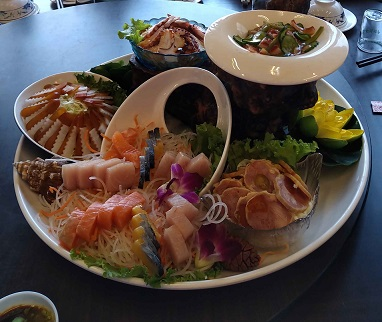
#> input picture pstp/jpg/picadd.jpg, 382 x 322 px, found by its file name
$ python 210327_picadd_03.py
#> lines starting #> are read from the running program, lines starting #| are printed output that depends on the picture
import numpy as np
import cv2

lena = cv2.imread('picadd.jpg', -1)
#> lena is the input picture: shape (322, 382, 3); mean B, G, R 71, 75.3, 85.8
print(lena.shape)
#| (322, 382, 3)
cv2.imshow('lena', lena)

image1 = np.random.randint(0, 256, size=lena.shape, dtype=np.uint8)
image2 = cv2.add(lena, image1)
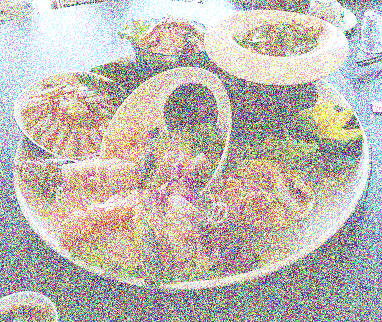
#> image2: shape (322, 382, 3); mean B, G, R 179.3, 184.8, 192.5
image3 = cv2.addWeighted(lena, 0.5, image1, 0.5, 100)
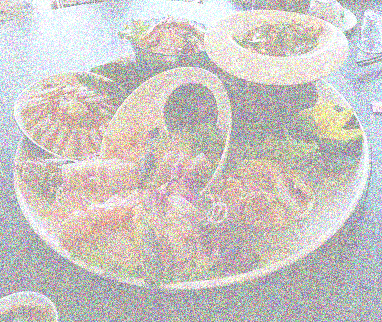
#> image3: shape (322, 382, 3); mean B, G, R 195, 198, 202.9
cv2.imshow('lena2', image2)
cv2.imshow('lena3', image3)
cv2.waitKey()
cv2.destroyAllWindows()

$ run again, with pstp/jpg/LDA_PRESENT.jpg copied over pstp/jpg/picadd.jpg
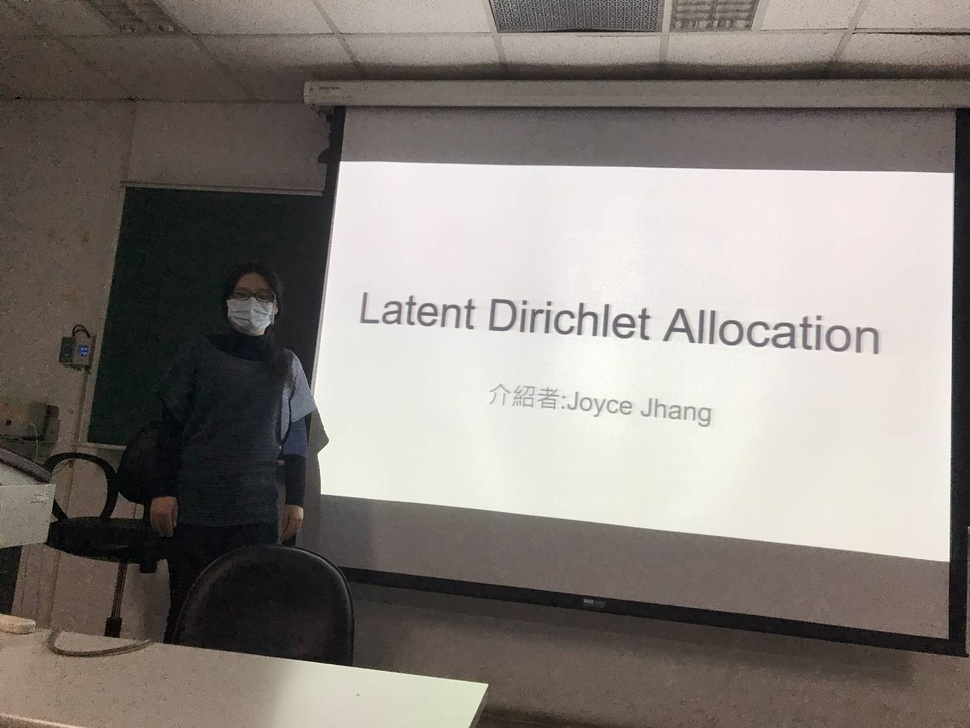
#> input picture pstp/jpg/LDA_PRESENT.jpg, 970 x 728 px, shrunk from 1477 x 1108 before the run, found by its file name
#> lena is the input picture: shape (728, 970, 3); mean B, G, R 123.3, 128.1, 134.4
#| (728, 970, 3)
#> `image2 = cv2.add(lena, image1)`:
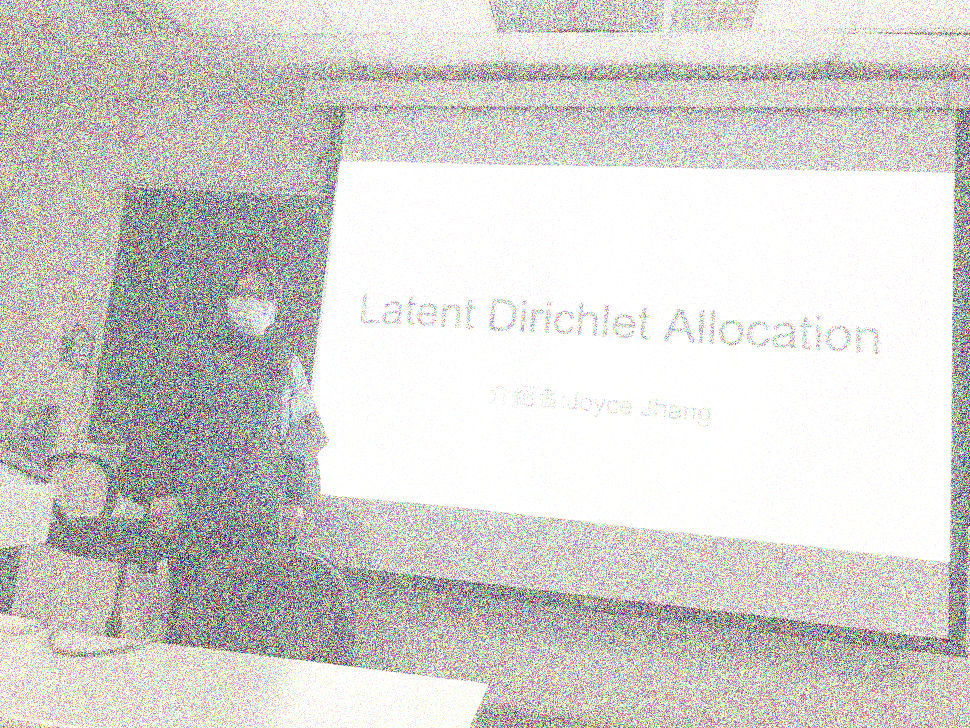
#> image2: shape (728, 970, 3); mean B, G, R 208.5, 210.7, 213.7
#> `image3 = cv2.addWeighted(lena, 0.5, image1, 0.5, 100)`:
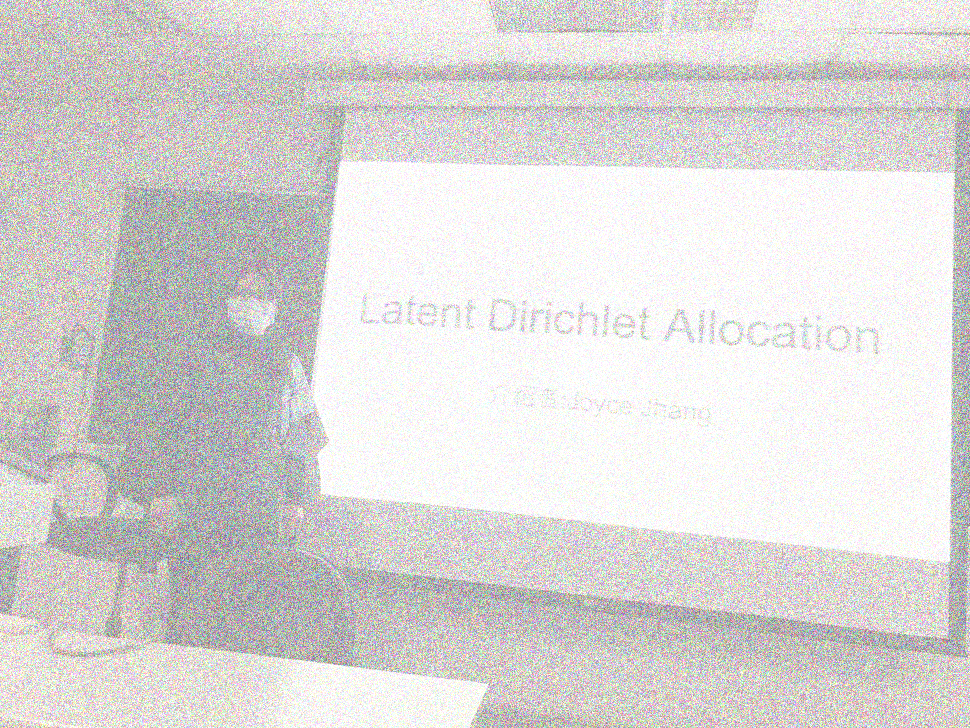
#> image3: shape (728, 970, 3); mean B, G, R 214.7, 216.4, 218.6

$ run again, with pstp/jpg/buleconnet2.jpg copied over pstp/jpg/picadd.jpg
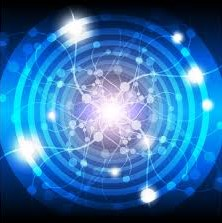
#> input picture pstp/jpg/buleconnet2.jpg, 222 x 223 px, found by its file name
#> lena is the input picture: shape (223, 222, 3); mean B, G, R 166.8, 112, 51.3
#| (223, 222, 3)
#> `image2 = cv2.add(lena, image1)`:
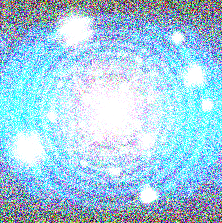
#> image2: shape (223, 222, 3); mean B, G, R 225.6, 203.6, 164.2
#> `image3 = cv2.addWeighted(lena, 0.5, image1, 0.5, 100)`:
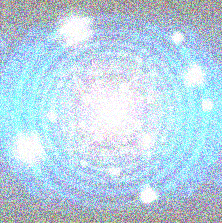
#> image3: shape (223, 222, 3); mean B, G, R 228, 211.3, 186.1

$ run again, with pstp/jpg/opencv01.jpg copied over pstp/jpg/picadd.jpg
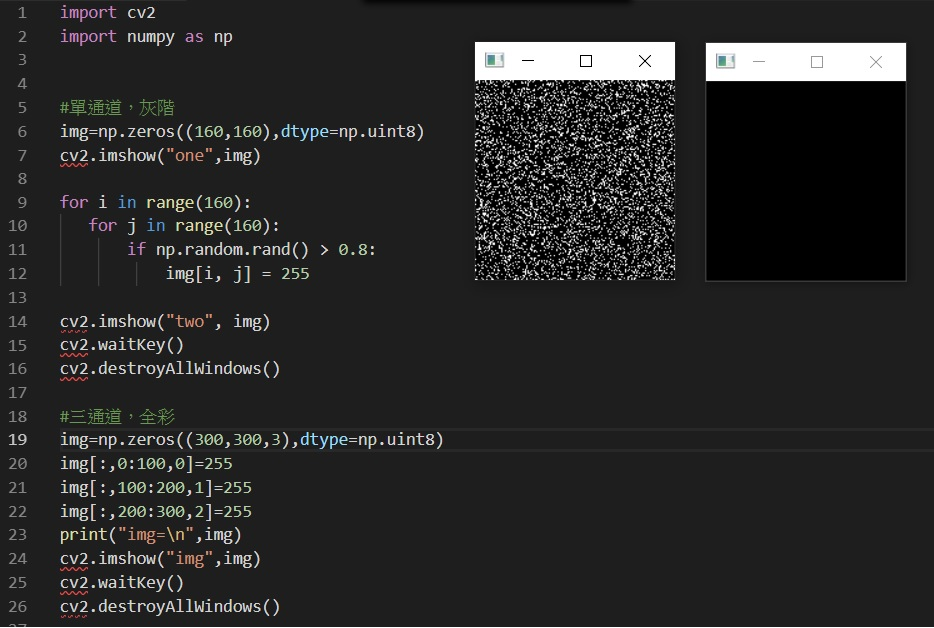
#> input picture pstp/jpg/opencv01.jpg, 934 x 628 px, found by its file name
#> lena is the input picture: shape (628, 934, 3); mean B, G, R 39.6, 39.8, 39.8
#| (628, 934, 3)
#> `image2 = cv2.add(lena, image1)`:
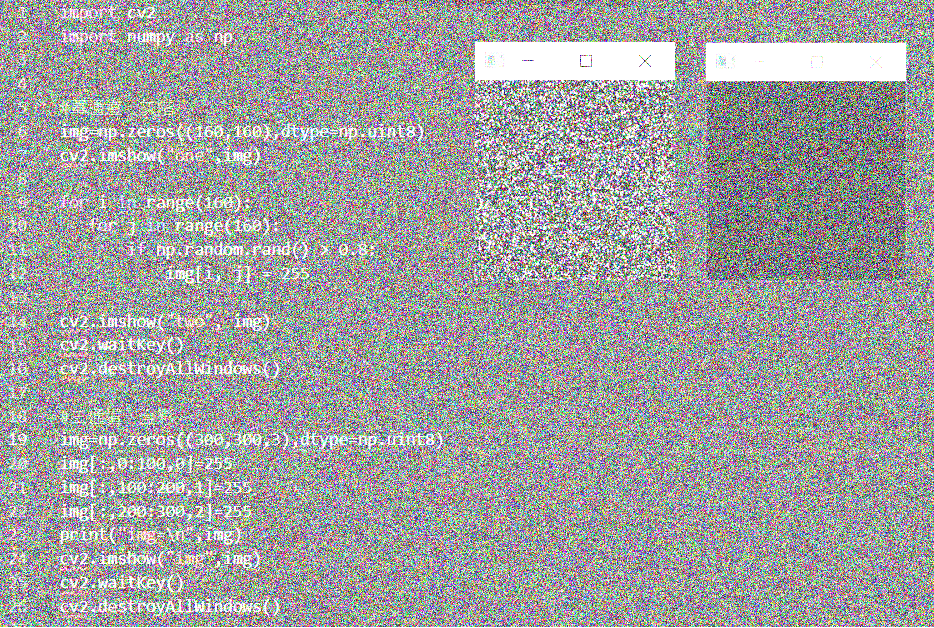
#> image2: shape (628, 934, 3); mean B, G, R 159.6, 159.8, 159.8
#> `image3 = cv2.addWeighted(lena, 0.5, image1, 0.5, 100)`:
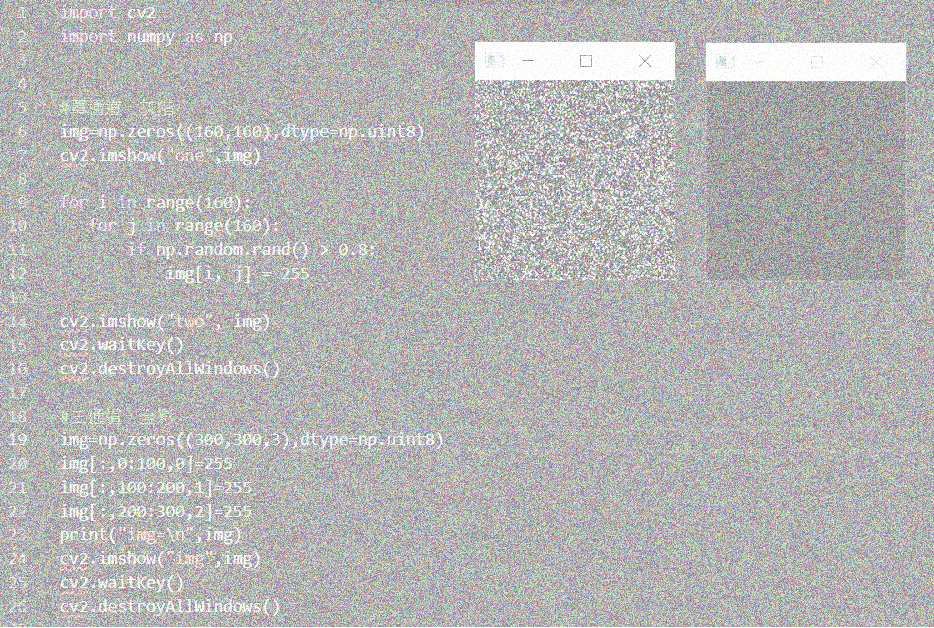
#> image3: shape (628, 934, 3); mean B, G, R 181.9, 182, 182.1
